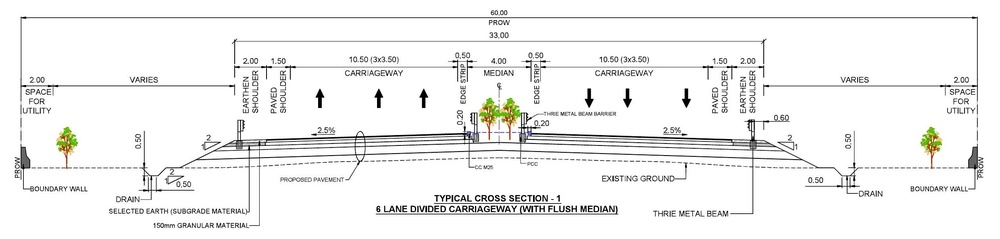
#> input picture img-01.1.jpg, 1000 x 239 px, shrunk from 2480 x 593 before the run
$ python extraction.py
#> lines starting #> are read from the running program, lines starting #| are printed output that depends on the picture; after the words box and inside, x2 and y2 are one past the last pixel; in counts of white or black regions, pixels touching at a corner belong together
import pytesseract
import cv2

# import image
image = cv2.imread('img-01.1.jpg')
#> image is the input picture: shape (239, 1000, 3); mean B, G, R 240.6, 241.3, 241.2
# base_img = image.copy()

# convertion to gray scale reduces complexity & noise, thus OCR works better
gray = cv2.cvtColor(image, cv2.COLOR_BGR2GRAY)
cv2.imwrite('temp/index_gray.png', gray)


# blur the image
blur = cv2.GaussianBlur(gray, (7,7), 0)
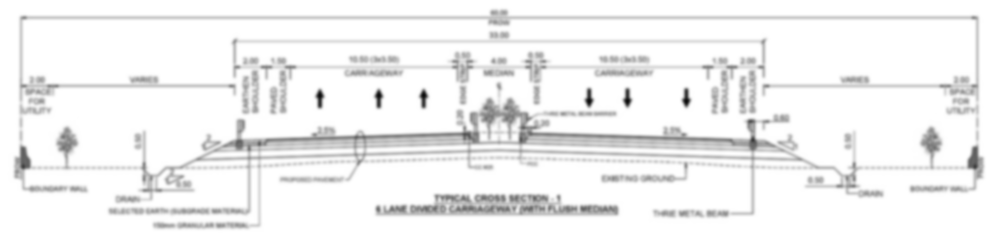
#> blur: shape (239, 1000); min 10, max 255, mean 241.2
cv2.imwrite('temp/index_blur.png', blur)


# Use Threshold = color inversion = identifying cols
thresh = cv2.threshold(blur, 0, 255, cv2.THRESH_BINARY_INV + cv2.THRESH_OTSU)[1]
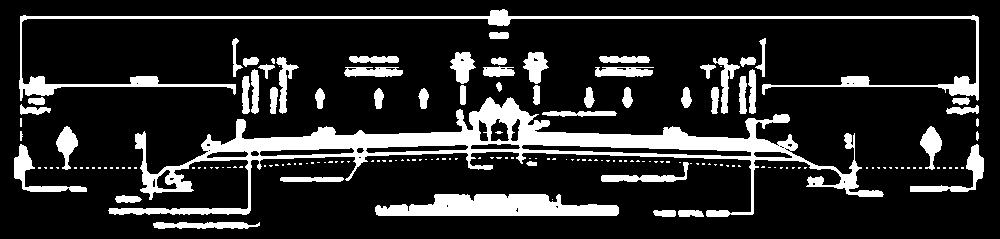
#> thresh: shape (239, 1000); 16.7% white; 174 white regions (120 under 20 px)
cv2.imwrite('temp/index_thresh.png', thresh)


# kernel
kernel = cv2.getStructuringElement(cv2.MORPH_RECT, (1, 1))
cv2.imwrite('temp/index_kernel.png', kernel)


# dilate
dilate = cv2.dilate(thresh, kernel, iterations=1)
cv2.imwrite('temp/index_dilate.png', dilate)


# contours
cnts = cv2.findContours(dilate, cv2.RETR_EXTERNAL, cv2.CHAIN_APPROX_SIMPLE)
#> cnts = 173 contours, 122 with area under 20; largest, box (x1, y1, x2, y2) and area: (108, 97, 884, 217) 18250, (19, 9, 979, 101) 4349, (375, 194, 619, 216) 3670, (14, 144, 87, 192) 686, (910, 144, 984, 192) 672

cnts = cnts[0] if len(cnts) == 2 else cnts[1]

cnts = sorted(cnts, key=lambda x: cv2.boundingRect(x)[0])

results = []
for c in cnts:
    x, y, w,h = cv2.boundingRect(c)
    if h>200 and w>20:
         roi = image[y:y+h, x:x+h]
         cv2.rectangle(image, (x, y), (x+w, y+h), (36, 255, 12), 2)
         ocr_result = pytesseract.image_to_string(roi)
         ocr_result = ocr_result.split("\n")
         for item in ocr_result:
              results.append(item)
#> this loop made 173 passes
#> (c, x, y, w, h) on passes 4, 7, 8: ([[20, 118], [20, 126], [21, 126], [21, 118]], 20, 118, 2, 9), ([[38, 167], [38, 168], [40, 168], [40, 167]], 38, 167, 3, 2), ([[44, 167], [45, 168], [46, 168], [46, 167]], 44, 167, 3, 2)
#> after the loop, results = []

cv2.imwrite('temp/index_bbox.png', image)

# print (results)

for item in results:
     item = item.strip().replace('\n', '')
     item = item.split(' ')[0]

     if len(item) > 0:
          if item[0].isupper():
               print(item)
#> this loop made 0 passes
